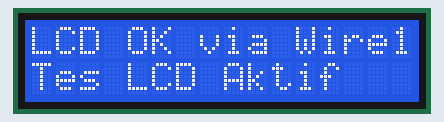
Simulated run of this sketch. Board: ESP32. Shown: 16×2 character LCD. What the sketch prints to the serial monitor is not drawn.

Above: at 1.2 s.
At 2.2 s:
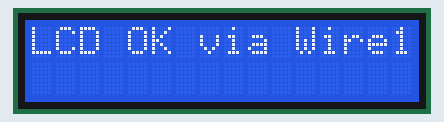

Measured:
- what the display in image 0 shows lasts 1.0 s, from 1.1 s to 2.1 s

The sketch:

testing_i2c.ino
```cpp
#include <Arduino.h>
#include <Wire.h>
#include <LiquidCrystal_I2C.h>

#define I2C_INPUT_SDA 16
#define I2C_INPUT_SCL 17
#define I2C_OUTPUT_SDA 21
#define I2C_OUTPUT_SCL 19

TwoWire Wire1 = TwoWire(1);  // Bus I2C kedua
LiquidCrystal_I2C lcd(0x27, 16, 2); // Ganti alamat sesuai hasil scan

// === Fungsi Scanner Universal ===
void I2C_ScannerWire(TwoWire &wire, const char *busName) {
  Serial.printf("Memindai perangkat I2C pada %s...\n", busName);
  byte count = 0;
  for (byte address = 1; address < 127; address++) {
    wire.beginTransmission(address);
    if (wire.endTransmission() == 0) {
      Serial.printf("  Perangkat ditemukan di alamat 0x%02X\n", address);
      count++;
    }
  }
  if (count == 0) Serial.println("  Tidak ada perangkat ditemukan.");
  else Serial.printf("Total %d perangkat terdeteksi.\n", count);
  Serial.println();
}

void setup() {
  Serial.begin(115200);
  delay(1000);
  Serial.println("=== Tes LCD via Wire1 ===");

  // Inisialisasi bus input
  Wire.begin(I2C_INPUT_SDA, I2C_INPUT_SCL);
  Serial.println("Wire0 siap (input)");
  I2C_ScannerWire(Wire, "Wire0");

  // Inisialisasi bus output
  Wire1.begin(I2C_OUTPUT_SDA, I2C_OUTPUT_SCL);
  Serial.println("Wire1 siap (output)");
  I2C_ScannerWire(Wire1, "Wire1");

  // Gunakan Wire1 untuk LCD
  lcd.setWire(&Wire1);
  lcd.begin(16, 2);
  lcd.backlight();

  lcd.setCursor(0, 0);
  lcd.print("LCD OK via Wire1");
  lcd.setCursor(0, 1);
  lcd.print("SDA21 SCL19");
}

void loop() {
  lcd.setCursor(0, 1);
  lcd.print("Tes LCD Aktif  ");
  delay(1000);
  lcd.setCursor(0, 1);
  lcd.print("                ");
  delay(1000);
}
```
